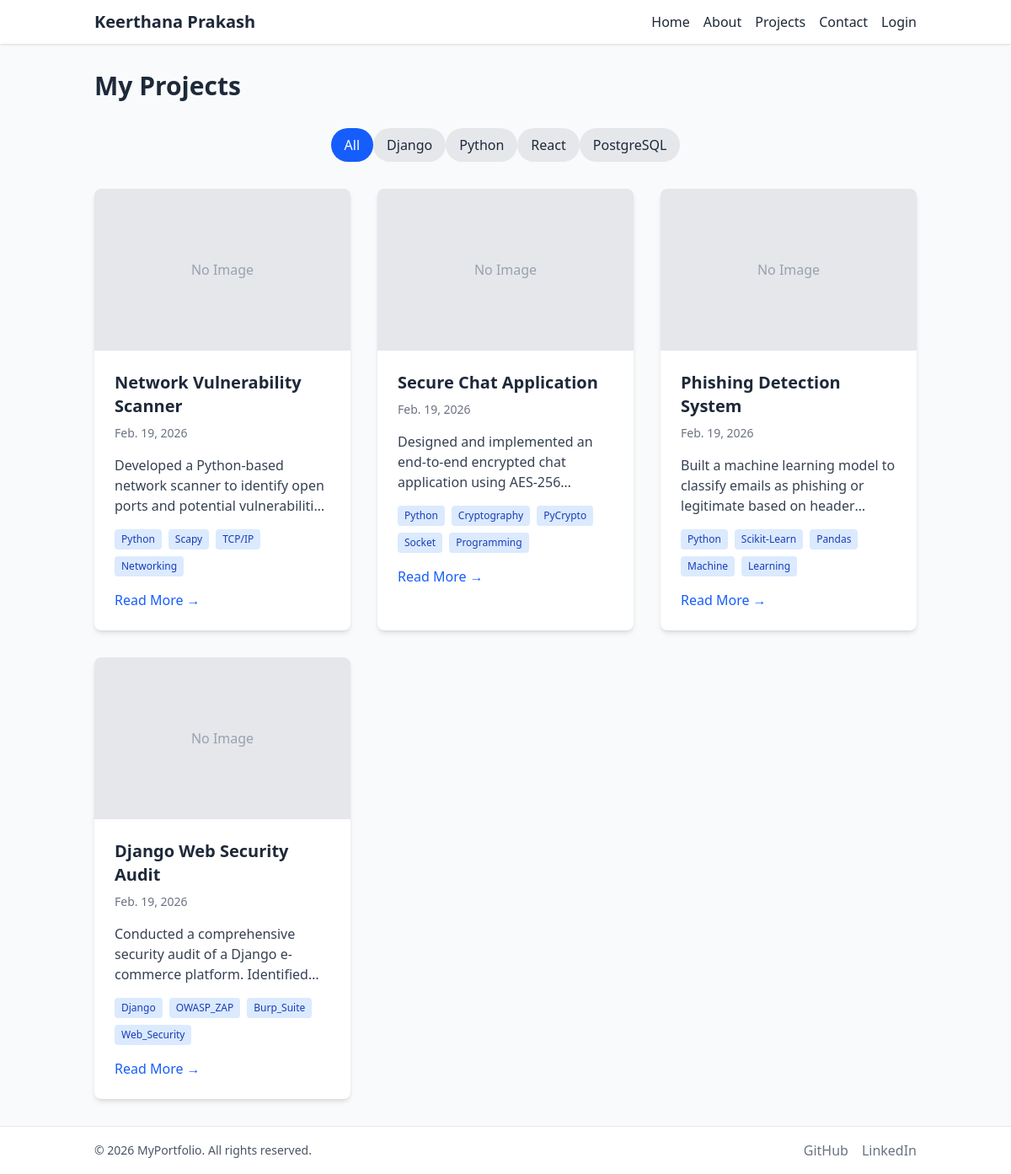
/projects/, run on the app's committed database.
### projects_app/models.py (models this page shows, shortened)
class Project(models.Model):
    title = models.CharField(max_length=200)
    description = models.TextField()
    tech_stack = models.CharField(max_length=255, help_text="e.g. Django, React, PostgreSQL")
    github_link = models.URLField(blank=True, null=True)
    live_link = models.URLField(blank=True, null=True)
    created_date = models.DateField(auto_now_add=True)
    slug = models.SlugField(unique=True, blank=True)
    image = models.ImageField(upload_to='projects/', blank=True, null=True)
    class Meta:
        ordering = ['-created_date']

### projects_app/views.py (the view)
# urls.py: path('', views.project_list, name='project_list'),
def project_list(request):
    projects = Project.objects.all()
    return render(request, 'projects_app/project_list.html', {'projects': projects})

### templates/projects_app/project_list.html (shortened to what this page needs)
{% extends 'base.html' %}
{% block content %}
<h1 class="text-3xl font-bold mb-8">My Projects</h1>
<div class="flex flex-wrap gap-4 mb-8 justify-center">
    <button class="filter-btn px-4 py-2 rounded-full font-semibold transition bg-blue-600 text-white"
        data-filter="all">All</button>
    <button
        class="filter-btn px-4 py-2 rounded-full font-semibold transition bg-gray-200 text-gray-800 hover:bg-gray-300"
        data-filter="django">Django</button>
    <button
        class="filter-btn px-4 py-2 rounded-full font-semibold transition bg-gray-200 text-gray-800 hover:bg-gray-300"
        data-filter="python">Python</button>
    <button
        class="filter-btn px-4 py-2 rounded-full font-semibold transition bg-gray-200 text-gray-800 hover:bg-gray-300"
        data-filter="react">React</button>
    <button
        class="filter-btn px-4 py-2 rounded-full font-semibold transition bg-gray-200 text-gray-800 hover:bg-gray-300"
        data-filter="postgresql">PostgreSQL</button>
</div>
<div class="grid grid-cols-1 md:grid-cols-2 lg:grid-cols-3 gap-8">
    {% for project in projects %}
    <div class="project-card bg-white rounded-lg shadow-md overflow-hidden hover:shadow-lg transition-shadow duration-300"
        data-tech="{{ project.tech_stack }}">
        {% if project.image %}
        <img src="{{ project.image.url }}" alt="{{ project.title }}" class="w-full h-48 object-cover">
        {% else %}
        <div class="w-full h-48 bg-gray-200 flex items-center justify-center">
            <span class="text-gray-400">No Image</span>
        </div>
        {% endif %}
        <div class="p-6">
            <h2 class="text-xl font-bold mb-2">
                <a href="{% url 'project_detail' project.slug %}" class="hover:text-blue-600">{{ project.title }}</a>
            </h2>
            <p class="text-sm text-gray-500 mb-4">{{ project.created_date }}</p>
            <p class="text-gray-700 mb-4 line-clamp-3">{{ project.description }}</p>
            <div class="flex flex-wrap gap-2 mb-4">
                {% for tech in project.tech_stack.split %}
                <span class="text-xs bg-blue-100 text-blue-800 px-2 py-1 rounded">{{ tech }}</span>
                {% endfor %}
            </div>
            <a href="{% url 'project_detail' project.slug %}" class="text-blue-600 hover:text-blue-800 font-medium">Read
                More &rarr;</a>
        </div>
    </div>
    {% empty %}
    <div class="col-span-full text-center py-10">
        <p class="text-gray-500 text-lg">No projects added yet.</p>
    </div>
    {% endfor %}
</div>
{% endblock %}

### templates/base.html (shortened to what this page needs)
{% load static tailwind_tags %}
<!DOCTYPE html>
<html lang="en">
<head>
    {% tailwind_css %}
</head>
<body class="bg-gray-50 text-gray-800 font-sans leading-normal tracking-normal flex flex-col min-h-screen">
    <nav class="bg-white shadow">
        <div class="container mx-auto px-6 py-3 flex justify-between items-center">
            <a class="text-xl font-bold text-gray-800 hover:text-gray-700" href="/">Keerthana Prakash</a>
            <div class="flex items-center space-x-4">
                <a href="{% url 'home' %}" class="text-gray-800 hover:text-blue-500">Home</a>
                <a href="{% url 'about' %}" class="text-gray-800 hover:text-blue-500">About</a>
                <a href="{% url 'project_list' %}" class="text-gray-800 hover:text-blue-500">Projects</a>
                <a href="{% url 'contact' %}" class="text-gray-800 hover:text-blue-500">Contact</a>
                {% if user.is_authenticated %}
                <a href="{% url 'dashboard' %}" class="text-blue-600 hover:text-blue-800">Dashboard</a>
                <form action="{% url 'logout' %}" method="post" class="inline">
                    {% csrf_token %}
                    <button type="submit" class="text-red-500 hover:text-red-700">Logout</button>
                </form>
                {% else %}
                <a href="{% url 'login' %}" class="text-gray-800 hover:text-blue-500">Login</a>
                {% endif %}
            </div>
        </div>
    </nav>
    <main class="container mx-auto px-6 py-8 flex-grow">
        {% block content %}
        {% endblock %}
    </main>
    <footer class="bg-white border-t border-gray-200 mt-auto">
        <div class="container mx-auto px-6 py-4">
            <div class="flex justify-between items-center">
                <p class="text-gray-600 text-sm">© {% now "Y" %} MyPortfolio. All rights reserved.</p>
                <div class="flex space-x-4">
                    <a href="#" class="text-gray-500 hover:text-gray-700">GitHub</a>
                    <a href="#" class="text-gray-500 hover:text-gray-700">LinkedIn</a>
                </div>
            </div>
        </div>
    </footer>
</body>
</html>

### data on the page
Project: image "No Image", title "Network Vulnerability Scanner", created_date "Feb. 19, 2026", description "Developed a Python-based network scanner to identify open ports and potential…", split "Python" "Scapy" "TCP/IP" "Networking"
Project: image "No Image", title "Secure Chat Application", created_date "Feb. 19, 2026", description "Designed and implemented an end-to-end encrypted chat application using…", split "Python" "Cryptography" "PyCrypto" "Socket" "Programming"
Project: image "No Image", title "Phishing Detection System", created_date "Feb. 19, 2026", description "Built a machine learning model to classify emails as phishing or legitimate based on…", split "Python" "Scikit-Learn" "Pandas" "Machine" "Learning"
Project: image "No Image", title "Django Web Security Audit", created_date "Feb. 19, 2026", description "Conducted a comprehensive security audit of a Django e-commerce platform.…", split "Django" "OWASP_ZAP" "Burp_Suite" "Web_Security"
